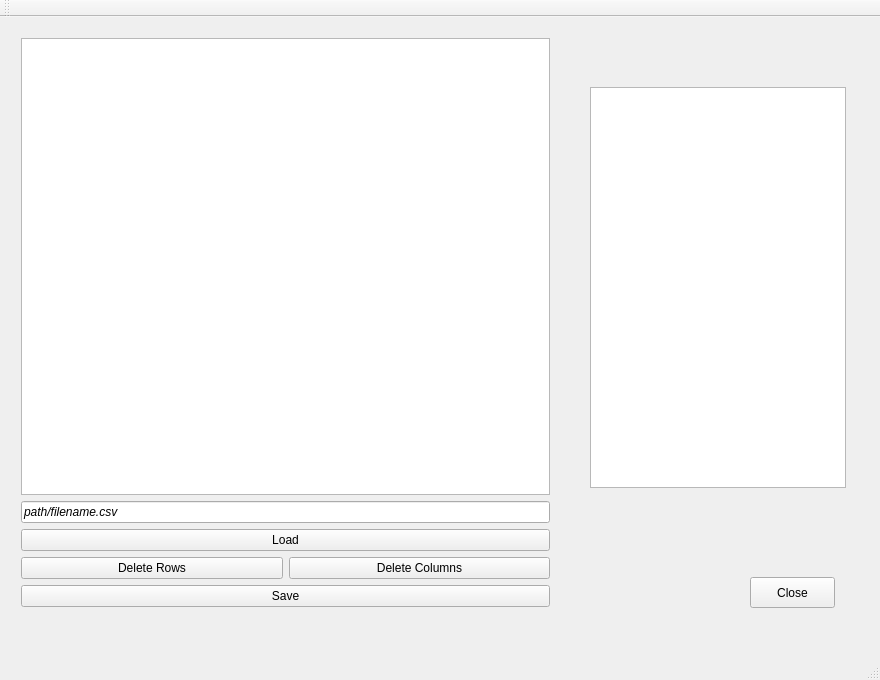
<?xml version="1.0" encoding="UTF-8"?>
<ui version="4.0">
<class>MainWindow</class>
<widget class="QMainWindow" name="MainWindow">
<property name="geometry">
<rect>
<x>0</x>
<y>0</y>
<width>880</width>
<height>680</height>
</rect>
</property>
<property name="windowTitle">
<string>MainWindow</string>
</property>
<widget class="QWidget" name="centralWidget">
<widget class="QPushButton" name="pushButton_Close">
<property name="geometry">
<rect>
<x>750</x>
<y>560</y>
<width>85</width>
<height>31</height>
</rect>
</property>
<property name="text">
<string>Close</string>
</property>
</widget>
<widget class="QWidget" name="layoutWidget">
<property name="geometry">
<rect>
<x>10</x>
<y>10</y>
<width>551</width>
<height>591</height>
</rect>
</property>
<layout class="QVBoxLayout" name="verticalLayout_2">
<item>
<layout class="QVBoxLayout" name="verticalLayout">
<item>
<widget class="QTableWidget" name="tableWidget"/>
</item>
<item>
<widget class="QLineEdit" name="lineEdit_Filename">
<property name="font">
<font>
<italic>true</italic>
</font>
</property>
<property name="text">
<string>path/filename.csv</string>
</property>
</widget>
</item>
<item>
<layout class="QHBoxLayout" name="horizontalLayout">
<item>
<widget class="QPushButton" name="pushButton_Load">
<property name="text">
<string>Load</string>
</property>
</widget>
</item>
</layout>
</item>
<item>
<layout class="QHBoxLayout" name="horizontalLayout_2">
<item>
<widget class="QPushButton" name="pushButton_DeleteRows">
<property name="text">
<string>Delete Rows</string>
</property>
</widget>
</item>
<item>
<widget class="QPushButton" name="pushButton_DeleteColumns">
<property name="text">
<string>Delete Columns</string>
</property>
</widget>
</item>
</layout>
</item>
<item>
<widget class="QPushButton" name="pushButton_Save">
<property name="text">
<string>Save</string>
</property>
</widget>
</item>
</layout>
</item>
</layout>
</widget>
<widget class="QTextBrowser" name="textBrowser_Info">
<property name="geometry">
<rect>
<x>590</x>
<y>70</y>
<width>256</width>
<height>401</height>
</rect>
</property>
</widget>
</widget>
<widget class="QMenuBar" name="menuBar">
<property name="geometry">
<rect>
<x>0</x>
<y>0</y>
<width>880</width>
<height>25</height>
</rect>
</property>
</widget>
<widget class="QToolBar" name="mainToolBar">
<attribute name="toolBarArea">
<enum>TopToolBarArea</enum>
</attribute>
<attribute name="toolBarBreak">
<bool>false</bool>
</attribute>
</widget>
<widget class="QStatusBar" name="statusBar"/>
</widget>
<layoutdefault spacing="6" margin="11"/>
<resources/>
<connections>
<connection>
<sender>pushButton_Close</sender>
<signal>clicked()</signal>
<receiver>MainWindow</receiver>
<slot>close()</slot>
<hints>
<hint type="sourcelabel">
<x>613</x>
<y>631</y>
</hint>
<hint type="destinationlabel">
<x>613</x>
<y>631</y>
</hint>
</hints>
</connection>
</connections>
</ui>
